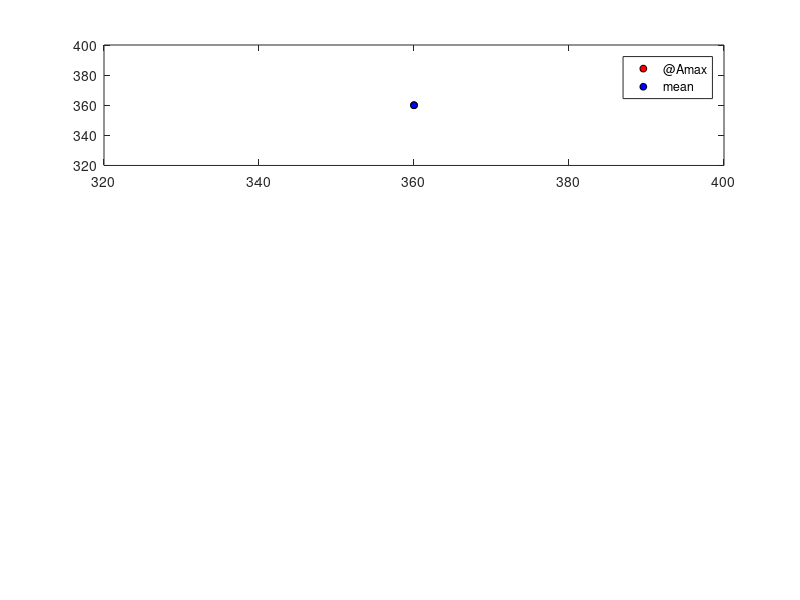

Source code (MATLAB): (Note: this script raises an error after producing the figure.)
subplot(3,1,1)
plot(360,360,'ok','MarkerFaceColor','r','markersize',5)
hold on
plot(360,360,'ok','MarkerFaceColor','b','markersize',5)
legend('@Amax','mean')

plotcolor = 'r'
angle_pre = heading_pre;
angle_post = roll_Amax;
% mirror angles
angle_post = abs(angle_post);
for i = 1:length(angle_pre)
    if An_hor_max(i) < 0
        angle_pre(i) = -angle_pre(i);
    end
end
plot_angle_pre_post_circmean_extendedsection

% plotcolor = 'b'
% angle_pre = heading_pre;
% angle_post = roll_mean;
% % mirror angles
% angle_post = abs(angle_post);
% for i = 1:length(angle_pre)
%     if An_hor_max(i) < 0
%         angle_pre(i) = -angle_pre(i);
%     end
% end
% plot_angle_pre_post_circmean_extendedsection

xlabel('initial heading','fontsize',10) 
ylabel('roll','fontsize',10) 
set(gca,'xlim',[-225 45],'ylim',[-45 135])
set(gca,'XTick',[-180:90:180])
set(gca,'YTick',[-180:45:180],'fontsize',8) 
grid on
% axis equal

subplot(3,1,2)

plotcolor = 'r'
angle_pre = heading_pre;
angle_post = pitch_Amax - pitch_steady_mean;
% mirror angles
for i = 1:length(angle_pre)
    if An_hor_max(i) < 0
        angle_pre(i) = -angle_pre(i);
    end
end
plot_angle_pre_post_circmean_extendedsection

% plotcolor = 'b'
% angle_pre = heading_pre;
% angle_post = pitch_mean - pitch_steady_mean;
% % mirror angles
% for i = 1:length(angle_pre)
%     if An_hor_max(i) < 0
%         angle_pre(i) = -angle_pre(i);
%     end
% end
% plot_angle_pre_post_circmean_extendedsection

xlabel('initial heading','fontsize',10) 
ylabel('Dpitch','fontsize',10) 
set(gca,'xlim',[-225 45],'ylim',[-135 45])
set(gca,'XTick',[-180:90:180])
set(gca,'YTick',[-180:45:180],'fontsize',8) 
grid on
% axis equal

subplot(3,1,3)

plotcolor = 'r'
angle_pre = heading_pre;
angle_post = slip_Amax;
% mirror angles
% angle_post = -abs(angle_post);
for i = 1:length(angle_pre)
    if An_hor_max(i) < 0
        angle_pre(i) = -angle_pre(i);
        angle_post(i) = -angle_post(i);
    end
end
plot_angle_pre_post_circmean_extendedsection

% plotcolor = 'b'
% angle_pre = heading_pre;
% angle_post = slip_mean;
% % mirror angles
% % angle_post = -abs(angle_post);
% for i = 1:length(angle_pre)
%     if An_hor_max(i) < 0
%         angle_pre(i) = -angle_pre(i);
%         angle_post(i) = -angle_post(i);
%     end
% end
% plot_angle_pre_post_circmean_extendedsection

xlabel('initial heading','fontsize',10) 
ylabel('slip','fontsize',10) 
set(gca,'xlim',[-225 45],'ylim',[-90 90])
set(gca,'XTick',[-180:90:180])
set(gca,'YTick',[-180:45:180],'fontsize',8) 
grid on
% axis equal
